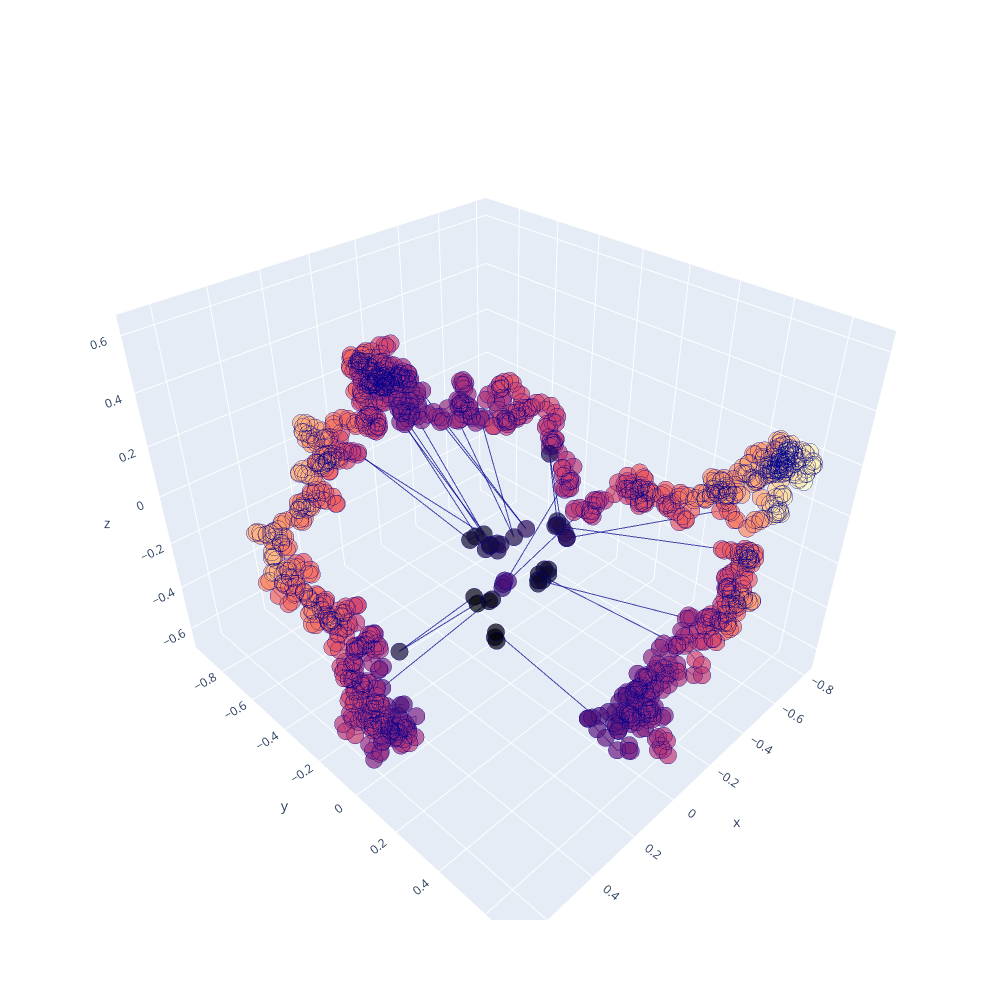

Source (notebook cell):
### Code cell
color = 'magma'
plot_pred_conf(fission_yeast_pred_structure, pLLDTs, color)

### Figure 1 — Plotly figure (JSON) as saved in the notebook; plotly's stock layout.template omitted (floating-point values rounded to 4 significant figures; data arrays with more than 128 entries replaced by an {"elided": "..."} marker saying what was removed)
{"data": [{"line": {"color": "darkblue", "width": 2}, "marker": {"color": {"elided": "1258 float values"}, "colorscale": [[0, "#000004"], [0.1111, "#180f3d"], [0.2222, "#440f76"], [0.3333, "#721f81"], [0.4444, "#9e2f7f"], [0.5556, "#cd4071"], [0.6667, "#f1605d"], [0.7778, "#fd9668"], [0.8889, "#feca8d"], [1, "#fcfdbf"]], "line": {"width": 3}, "size": 6}, "opacity": 0.7, "scene": "scene", "type": "scatter3d", "x": {"elided": "1258 float values"}, "y": {"elided": "1258 float values"}, "z": {"elided": "1258 float values"}}], "layout": {"height": 1000, "scene": {"domain": {"x": [0, 1], "y": [0, 1]}}, "width": 1000}}
